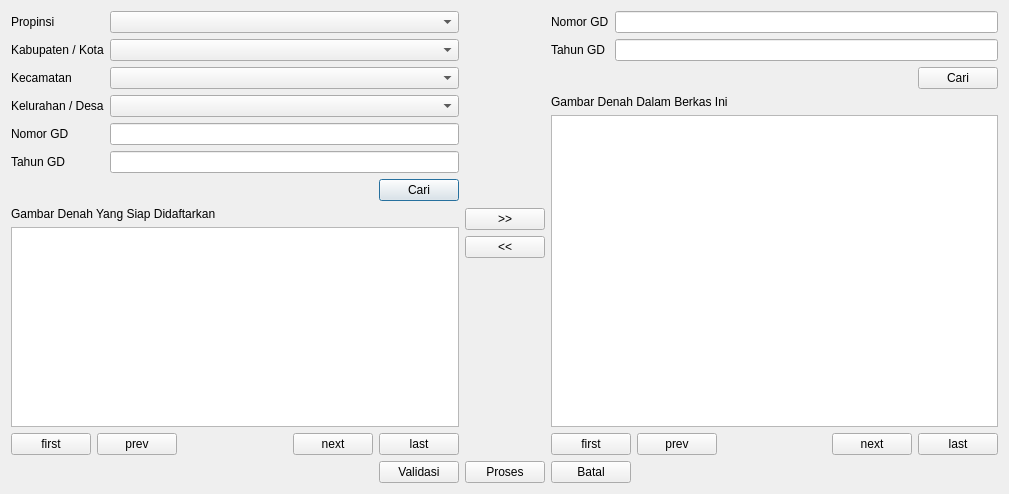
<?xml version="1.0" encoding="UTF-8"?>
<ui version="4.0">
 <class>Dialog</class>
 <widget class="QDialog" name="Dialog">
  <property name="geometry">
   <rect>
    <x>0</x>
    <y>0</y>
    <width>1009</width>
    <height>494</height>
   </rect>
  </property>
  <property name="windowTitle">
   <string>Masukkan Gambar Denah</string>
  </property>
  <layout class="QVBoxLayout" name="verticalLayout">
   <item>
    <layout class="QHBoxLayout" name="horizontalLayout">
     <item>
      <layout class="QVBoxLayout" name="verticalLayout_4">
       <item>
        <layout class="QFormLayout" name="formLayout">
         <item row="0" column="0">
          <widget class="QLabel" name="label">
           <property name="text">
            <string>Propinsi</string>
           </property>
          </widget>
         </item>
         <item row="0" column="1">
          <widget class="QComboBox" name="combo_provinsi"/>
         </item>
         <item row="1" column="0">
          <widget class="QLabel" name="label_2">
           <property name="text">
            <string>Kabupaten / Kota</string>
           </property>
          </widget>
         </item>
         <item row="1" column="1">
          <widget class="QComboBox" name="combo_kabupaten"/>
         </item>
         <item row="2" column="0">
          <widget class="QLabel" name="label_3">
           <property name="text">
            <string>Kecamatan</string>
           </property>
          </widget>
         </item>
         <item row="2" column="1">
          <widget class="QComboBox" name="combo_kecamatan"/>
         </item>
         <item row="3" column="0">
          <widget class="QLabel" name="label_4">
           <property name="text">
            <string>Kelurahan / Desa</string>
           </property>
          </widget>
         </item>
         <item row="3" column="1">
          <widget class="QComboBox" name="combo_kelurahan"/>
         </item>
         <item row="4" column="0">
          <widget class="QLabel" name="label_5">
           <property name="text">
            <string>Nomor GD</string>
           </property>
          </widget>
         </item>
         <item row="4" column="1">
          <widget class="QLineEdit" name="input_nomor_gd"/>
         </item>
         <item row="5" column="0">
          <widget class="QLabel" name="label_6">
           <property name="text">
            <string>Tahun GD</string>
           </property>
          </widget>
         </item>
         <item row="5" column="1">
          <widget class="QLineEdit" name="input_tahun_gd"/>
         </item>
        </layout>
       </item>
       <item>
        <layout class="QHBoxLayout" name="horizontalLayout_2">
         <item>
          <spacer name="horizontalSpacer">
           <property name="orientation">
            <enum>Qt::Horizontal</enum>
           </property>
           <property name="sizeHint" stdset="0">
            <size>
             <width>40</width>
             <height>20</height>
            </size>
           </property>
          </spacer>
         </item>
         <item>
          <widget class="QPushButton" name="btn_siap_cari">
           <property name="text">
            <string>Cari</string>
           </property>
          </widget>
         </item>
        </layout>
       </item>
       <item>
        <widget class="QLabel" name="label_7">
         <property name="text">
          <string>Gambar Denah Yang Siap Didaftarkan</string>
         </property>
        </widget>
       </item>
       <item>
        <widget class="QTableWidget" name="table_denah_siap"/>
       </item>
       <item>
        <layout class="QHBoxLayout" name="horizontalLayout_4">
         <item>
          <widget class="QPushButton" name="pushButton_4">
           <property name="text">
            <string>first</string>
           </property>
          </widget>
         </item>
         <item>
          <widget class="QPushButton" name="pushButton_3">
           <property name="text">
            <string>prev</string>
           </property>
          </widget>
         </item>
         <item>
          <spacer name="horizontalSpacer_3">
           <property name="orientation">
            <enum>Qt::Horizontal</enum>
           </property>
           <property name="sizeHint" stdset="0">
            <size>
             <width>40</width>
             <height>20</height>
            </size>
           </property>
          </spacer>
         </item>
         <item>
          <widget class="QPushButton" name="pushButton_2">
           <property name="text">
            <string>next</string>
           </property>
          </widget>
         </item>
         <item>
          <widget class="QPushButton" name="pushButton">
           <property name="text">
            <string>last</string>
           </property>
          </widget>
         </item>
        </layout>
       </item>
      </layout>
     </item>
     <item>
      <layout class="QVBoxLayout" name="verticalLayout_5">
       <item>
        <spacer name="verticalSpacer">
         <property name="orientation">
          <enum>Qt::Vertical</enum>
         </property>
         <property name="sizeHint" stdset="0">
          <size>
           <width>20</width>
           <height>40</height>
          </size>
         </property>
        </spacer>
       </item>
       <item>
        <widget class="QPushButton" name="btn_link">
         <property name="text">
          <string>&gt;&gt;</string>
         </property>
        </widget>
       </item>
       <item>
        <widget class="QPushButton" name="btn_unlink">
         <property name="text">
          <string>&lt;&lt;</string>
         </property>
        </widget>
       </item>
       <item>
        <spacer name="verticalSpacer_2">
         <property name="orientation">
          <enum>Qt::Vertical</enum>
         </property>
         <property name="sizeHint" stdset="0">
          <size>
           <width>20</width>
           <height>40</height>
          </size>
         </property>
        </spacer>
       </item>
      </layout>
     </item>
     <item>
      <layout class="QVBoxLayout" name="verticalLayout_2">
       <item>
        <layout class="QFormLayout" name="formLayout_3">
         <item row="0" column="0">
          <widget class="QLabel" name="label_8">
           <property name="text">
            <string>Nomor GD</string>
           </property>
          </widget>
         </item>
         <item row="1" column="0">
          <widget class="QLabel" name="label_9">
           <property name="text">
            <string>Tahun GD</string>
           </property>
          </widget>
         </item>
         <item row="0" column="1">
          <widget class="QLineEdit" name="lineEdit_3"/>
         </item>
         <item row="1" column="1">
          <widget class="QLineEdit" name="lineEdit_4"/>
         </item>
        </layout>
       </item>
       <item>
        <layout class="QHBoxLayout" name="horizontalLayout_3">
         <item>
          <spacer name="horizontalSpacer_2">
           <property name="orientation">
            <enum>Qt::Horizontal</enum>
           </property>
           <property name="sizeHint" stdset="0">
            <size>
             <width>40</width>
             <height>20</height>
            </size>
           </property>
          </spacer>
         </item>
         <item>
          <widget class="QPushButton" name="btn_diberkas_cari">
           <property name="text">
            <string>Cari</string>
           </property>
          </widget>
         </item>
        </layout>
       </item>
       <item>
        <widget class="QLabel" name="label_10">
         <property name="text">
          <string>Gambar Denah Dalam Berkas Ini</string>
         </property>
        </widget>
       </item>
       <item>
        <widget class="QTableWidget" name="table_denah_diberkas"/>
       </item>
       <item>
        <layout class="QHBoxLayout" name="horizontalLayout_5">
         <item>
          <widget class="QPushButton" name="pushButton_7">
           <property name="text">
            <string>first</string>
           </property>
          </widget>
         </item>
         <item>
          <widget class="QPushButton" name="pushButton_8">
           <property name="text">
            <string>prev</string>
           </property>
          </widget>
         </item>
         <item>
          <spacer name="horizontalSpacer_4">
           <property name="orientation">
            <enum>Qt::Horizontal</enum>
           </property>
           <property name="sizeHint" stdset="0">
            <size>
             <width>40</width>
             <height>20</height>
            </size>
           </property>
          </spacer>
         </item>
         <item>
          <widget class="QPushButton" name="pushButton_6">
           <property name="text">
            <string>next</string>
           </property>
          </widget>
         </item>
         <item>
          <widget class="QPushButton" name="pushButton_5">
           <property name="text">
            <string>last</string>
           </property>
          </widget>
         </item>
        </layout>
       </item>
      </layout>
     </item>
    </layout>
   </item>
   <item>
    <layout class="QHBoxLayout" name="horizontalLayout_6">
     <item>
      <spacer name="horizontalSpacer_5">
       <property name="orientation">
        <enum>Qt::Horizontal</enum>
       </property>
       <property name="sizeHint" stdset="0">
        <size>
         <width>40</width>
         <height>20</height>
        </size>
       </property>
      </spacer>
     </item>
     <item>
      <widget class="QPushButton" name="pushButton_11">
       <property name="text">
        <string>Validasi</string>
       </property>
      </widget>
     </item>
     <item>
      <widget class="QPushButton" name="pushButton_10">
       <property name="text">
        <string>Proses</string>
       </property>
      </widget>
     </item>
     <item>
      <widget class="QPushButton" name="pushButton_9">
       <property name="text">
        <string>Batal</string>
       </property>
      </widget>
     </item>
     <item>
      <spacer name="horizontalSpacer_6">
       <property name="orientation">
        <enum>Qt::Horizontal</enum>
       </property>
       <property name="sizeHint" stdset="0">
        <size>
         <width>40</width>
         <height>20</height>
        </size>
       </property>
      </spacer>
     </item>
    </layout>
   </item>
  </layout>
 </widget>
 <resources/>
 <connections/>
</ui>
